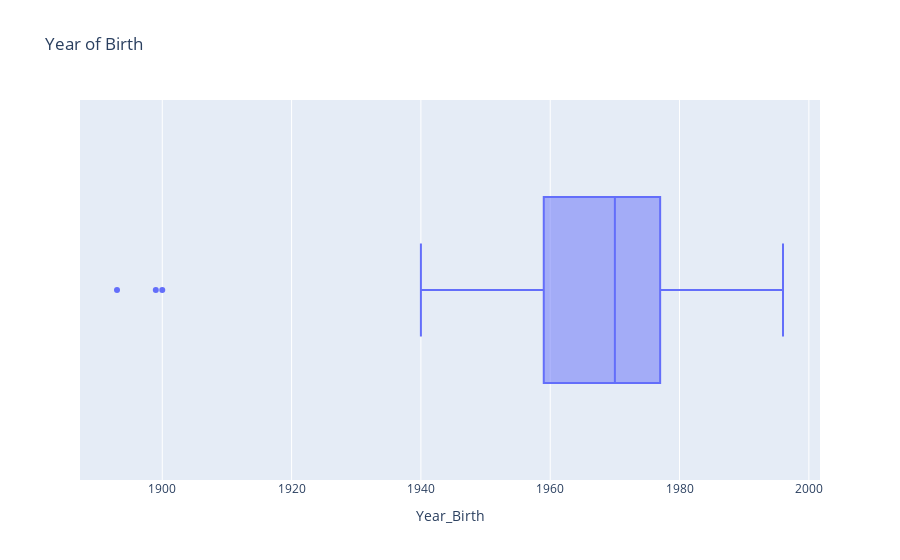

Notebook cell for this chart:
### Markdown cell above
We can clearly see there are some outliers

### Code cell
fig = px.box(data_frame=data, x=data["Year_Birth"], title="Year of Birth")
fig.show()

### Figure 1 — Plotly figure (JSON) as saved in the notebook; plotly's stock layout.template omitted (floating-point values rounded to 4 significant figures; data arrays with more than 128 entries replaced by an {"elided": "..."} marker saying what was removed)
{"data": [{"alignmentgroup": "True", "hovertemplate": "Year_Birth=%{x}<extra></extra>", "legendgroup": "", "marker": {"color": "#636efa"}, "name": "", "notched": false, "offsetgroup": "", "orientation": "h", "showlegend": false, "type": "box", "x": {"elided": "2240 int values"}, "x0": " ", "xaxis": "x", "y0": " ", "yaxis": "y"}], "layout": {"boxmode": "group", "legend": {"tracegroupgap": 0}, "title": {"text": "Year of Birth"}, "xaxis": {"anchor": "y", "domain": [0, 1], "title": {"text": "Year_Birth"}}, "yaxis": {"anchor": "x", "domain": [0, 1]}}}
